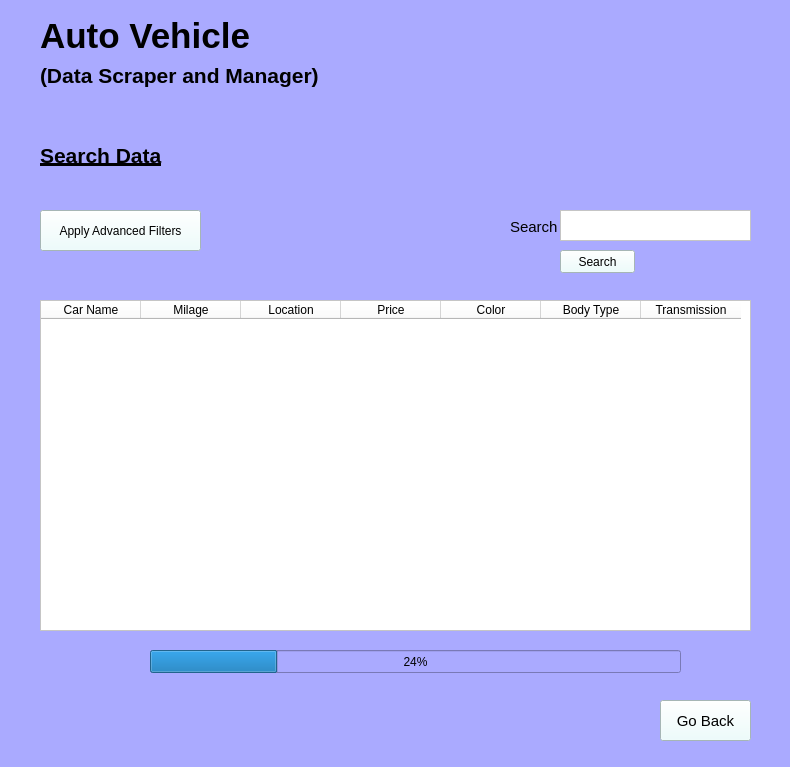
<?xml version="1.0" encoding="UTF-8"?>
<ui version="4.0">
 <class>SearchData</class>
 <widget class="QWidget" name="SearchData">
  <property name="geometry">
   <rect>
    <x>0</x>
    <y>0</y>
    <width>790</width>
    <height>767</height>
   </rect>
  </property>
  <property name="windowTitle">
   <string>SearchData</string>
  </property>
  <property name="windowIcon">
   <iconset>
    <normaloff>Pics/download.jpg</normaloff>Pics/download.jpg</iconset>
  </property>
  <property name="styleSheet">
   <string notr="true">background-color:rgb(170, 170, 255)
</string>
  </property>
  <widget class="QPushButton" name="gobacksearch">
   <property name="geometry">
    <rect>
     <x>660</x>
     <y>700</y>
     <width>91</width>
     <height>41</height>
    </rect>
   </property>
   <property name="font">
    <font>
     <pointsize>11</pointsize>
    </font>
   </property>
   <property name="styleSheet">
    <string notr="true">background-color:rgb(233, 255, 254)</string>
   </property>
   <property name="text">
    <string>Go Back</string>
   </property>
   <property name="icon">
    <iconset>
     <normaloff>Pics/images (1).png</normaloff>Pics/images (1).png</iconset>
   </property>
   <property name="iconSize">
    <size>
     <width>20</width>
     <height>20</height>
    </size>
   </property>
  </widget>
  <widget class="QLabel" name="label_2">
   <property name="geometry">
    <rect>
     <x>40</x>
     <y>60</y>
     <width>391</width>
     <height>31</height>
    </rect>
   </property>
   <property name="font">
    <font>
     <pointsize>16</pointsize>
     <weight>75</weight>
     <bold>true</bold>
    </font>
   </property>
   <property name="text">
    <string>(Data Scraper and Manager)</string>
   </property>
  </widget>
  <widget class="QProgressBar" name="progressBar">
   <property name="geometry">
    <rect>
     <x>150</x>
     <y>650</y>
     <width>531</width>
     <height>23</height>
    </rect>
   </property>
   <property name="value">
    <number>24</number>
   </property>
  </widget>
  <widget class="QTableWidget" name="tableWidget">
   <property name="geometry">
    <rect>
     <x>40</x>
     <y>300</y>
     <width>711</width>
     <height>331</height>
    </rect>
   </property>
   <property name="styleSheet">
    <string notr="true">background-color:rgb(255, 255, 255)</string>
   </property>
   <column>
    <property name="text">
     <string>Car Name</string>
    </property>
   </column>
   <column>
    <property name="text">
     <string>Milage</string>
    </property>
   </column>
   <column>
    <property name="text">
     <string>Location</string>
    </property>
   </column>
   <column>
    <property name="text">
     <string>Price</string>
    </property>
   </column>
   <column>
    <property name="text">
     <string>Color</string>
    </property>
   </column>
   <column>
    <property name="text">
     <string>Body Type</string>
    </property>
   </column>
   <column>
    <property name="text">
     <string>Transmission</string>
    </property>
   </column>
  </widget>
  <widget class="QLabel" name="label">
   <property name="geometry">
    <rect>
     <x>40</x>
     <y>20</y>
     <width>451</width>
     <height>31</height>
    </rect>
   </property>
   <property name="font">
    <font>
     <pointsize>26</pointsize>
     <weight>75</weight>
     <bold>true</bold>
    </font>
   </property>
   <property name="text">
    <string>Auto Vehicle</string>
   </property>
  </widget>
  <widget class="QPlainTextEdit" name="plainTextEdit">
   <property name="geometry">
    <rect>
     <x>560</x>
     <y>210</y>
     <width>191</width>
     <height>31</height>
    </rect>
   </property>
   <property name="styleSheet">
    <string notr="true">background-color:rgb(255, 255, 255)</string>
   </property>
  </widget>
  <widget class="QPushButton" name="search">
   <property name="geometry">
    <rect>
     <x>560</x>
     <y>250</y>
     <width>75</width>
     <height>23</height>
    </rect>
   </property>
   <property name="styleSheet">
    <string notr="true">background-color:rgb(233, 255, 254);

</string>
   </property>
   <property name="text">
    <string>Search</string>
   </property>
   <property name="icon">
    <iconset>
     <normaloff>Pics/download.jpg</normaloff>Pics/download.jpg</iconset>
   </property>
  </widget>
  <widget class="QLabel" name="label_4">
   <property name="geometry">
    <rect>
     <x>510</x>
     <y>220</y>
     <width>47</width>
     <height>13</height>
    </rect>
   </property>
   <property name="font">
    <font>
     <pointsize>11</pointsize>
    </font>
   </property>
   <property name="text">
    <string>Search </string>
   </property>
  </widget>
  <widget class="QPushButton" name="applyadvancedfilters">
   <property name="geometry">
    <rect>
     <x>40</x>
     <y>210</y>
     <width>161</width>
     <height>41</height>
    </rect>
   </property>
   <property name="styleSheet">
    <string notr="true">background-color:rgb(233, 255, 254)</string>
   </property>
   <property name="text">
    <string>Apply Advanced Filters</string>
   </property>
   <property name="icon">
    <iconset>
     <normaloff>Pics/download.png</normaloff>Pics/download.png</iconset>
   </property>
   <property name="iconSize">
    <size>
     <width>30</width>
     <height>30</height>
    </size>
   </property>
  </widget>
  <widget class="QLabel" name="label_3">
   <property name="geometry">
    <rect>
     <x>40</x>
     <y>140</y>
     <width>151</width>
     <height>31</height>
    </rect>
   </property>
   <property name="font">
    <font>
     <pointsize>16</pointsize>
     <weight>75</weight>
     <bold>true</bold>
     <underline>true</underline>
    </font>
   </property>
   <property name="text">
    <string>Search Data</string>
   </property>
  </widget>
 </widget>
 <resources>
  <include location="Pics/a5.qrc"/>
  <include location="Pics/a9.qrc"/>
  <include location="Pics/a10.qrc"/>
  <include location="Pics/a1.qrc"/>
  <include location="Pics/a2.qrc"/>
  <include location="Pics/a3.qrc"/>
  <include location="Pics/a4.qrc"/>
  <include location="Pics/a7.qrc"/>
  <include location="Pics/a6.qrc"/>
  <include location="Pics/a8.qrc"/>
 </resources>
 <connections/>
</ui>
